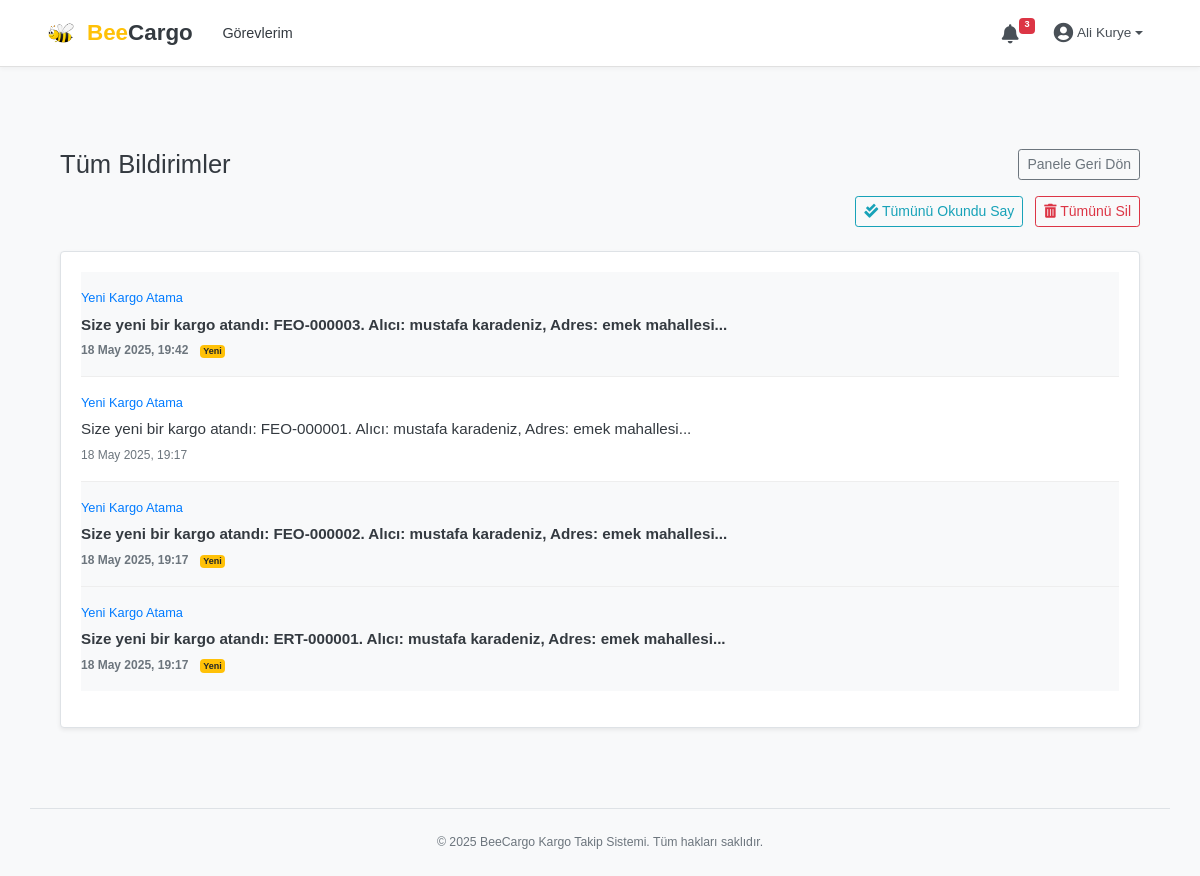
Screenshot of /notifications (signed in) with the database file from the repository.
### app/models.py (models this page shows, shortened)
class Bildirimler(db.Model):
    __tablename__ = 'bildirimler'
    id = db.Column(db.Integer, primary_key=True)
    admin_id = db.Column(db.Integer, db.ForeignKey('admin_kullanicilar.id'), nullable=True)
    isletme_id = db.Column(db.Integer, db.ForeignKey('isletmeler.id'), nullable=True)
    kurye_id = db.Column(db.Integer, db.ForeignKey('kuryeler.id'), nullable=True)
    mesaj = db.Column(db.String(255), nullable=False)
    link = db.Column(db.String(255), nullable=True)
    okundu_mu = db.Column(db.Boolean, default=False, nullable=False)
    bildirim_tipi = db.Column(db.String(50), nullable=True)
    olusturulma_tarihi = db.Column(db.DateTime, default=datetime.now)

### app/routes_common.py (the view)
@bp_common.route('/notifications')
def view_all_notifications():
    if 'admin_id' not in session and 'isletme_id' not in session and 'kurye_id' not in session:
        flash("Bildirimleri görmek için giriş yapmalısınız.", "error")
        return redirect(url_for('bp_common.index'))
    page = request.args.get('page', 1, type=int)
    per_page = 15
    notifications_paginated = None
    user_dashboard_url = url_for('bp_common.index')
    try:
        user_id = None
        query_filter = None
        if 'admin_id' in session:
            user_id = session['admin_id']
            query_filter = Bildirimler.admin_id == user_id
            user_dashboard_url = url_for('bp_admin.dashboard')
        elif 'isletme_id' in session:
            user_id = session['isletme_id']
            query_filter = Bildirimler.isletme_id == user_id
            user_dashboard_url = url_for('bp_business.dashboard')
        elif 'kurye_id' in session:
            user_id = session['kurye_id']
            query_filter = Bildirimler.kurye_id == user_id
            user_dashboard_url = url_for('bp_courier.dashboard')
        if user_id:
            notifications_paginated = Bildirimler.query.filter(
                query_filter
            ).order_by(
                Bildirimler.olusturulma_tarihi.desc()
            ).paginate(page=page, per_page=per_page, error_out=False)
        else:
             return redirect(user_dashboard_url)
    except Exception as e:
        current_app.logger.error(f"Bildirimler çekilirken veritabanı hatası: {e}", exc_info=True)
        flash("Bildirimler yüklenirken bir hata oluştu.", "error")
        return redirect(user_dashboard_url)
    return render_template('notifications.html', notifications_paginated=notifications_paginated)

### app/templates/notifications.html (shortened to what this page needs)
﻿{% extends "base.html" %}
{% block head_extra %}
<link rel="stylesheet" href="https://cdnjs.cloudflare.com/ajax/libs/font-awesome/5.15.3/css/all.min.css">
{% endblock %}
{% block content %}
<div class="container mt-4 mb-5">
    <div class="d-flex justify-content-between align-items-center mb-3">
        <h2 class="mb-0 page-main-title">Tüm Bildirimler</h2>
        {% set back_url = url_for('bp_common.index') %}
        {% if 'admin_id' in session %}
        {% set back_url = url_for('bp_admin.dashboard') %}
        {% elif 'isletme_id' in session %}
        {% set back_url = url_for('bp_business.dashboard') %}
        {% elif 'kurye_id' in session %}
        {% set back_url = url_for('bp_courier.dashboard') %}
        {% endif %}
        <a href="{{ back_url }}" class="btn btn-outline-secondary btn-sm">Panele Geri Dön</a>
    </div>
    {% if notifications_paginated and notifications_paginated.items %}
    <div class="notification-actions">
        <button class="btn btn-sm btn-outline-info" id="markAllReadBtn">
            <i class="fas fa-check-double"></i> Tümünü Okundu Say
        </button>
        <button class="btn btn-sm btn-outline-danger" id="deleteAllBtn">
            <i class="fas fa-trash-alt"></i> Tümünü Sil
        </button>
    </div>
    {% endif %}
    <div class="card shadow-sm">
        <div class="card-body" id="notificationListContainer">
            {% if notifications_paginated and notifications_paginated.items %}
            <ul class="list-unstyled">
                {% for notification in notifications_paginated.items %}
                <li class="notification-list-item {% if not notification.okundu_mu %}unread{% endif %}">
                    {% if notification.bildirim_tipi %}
                    <span class="notification-type">{{ notification.bildirim_tipi | replace('_', ' ') | title }}</span>
                    {% endif %}
                    <a href="{{ notification.link if notification.link else '#' }}" class="text-dark message stretched-link" data-notification-id="{{ notification.id }}">
                        {{ notification.mesaj }}
                    </a>
                    <div class="timestamp mt-1">
                        {{ notification.olusturulma_tarihi.strftime('%d %B %Y, %H:%M') }}
                        {% if not notification.okundu_mu %}
                        <span class="badge badge-warning ml-2">Yeni</span>
                        {% endif %}
                    </div>
                </li>
                {% endfor %}
            </ul>
            {% else %}
            <div class="alert alert-info text-center">
                Görüntülenecek bildirim bulunmamaktadır.
            </div>
            {% endif %}
        </div>
    </div>
</div>
{% endblock %}

### app/static/css/style.css (style rules this page uses)
html { overflow-y: scroll; font-size: 16px; height: 100%; }
body { padding-top: 78px; background-color: #f8f9fa; display: flex; flex-direction: column; min-height: 100%; font-family: 'Poppins', sans-serif; font-size: 0.9rem; color: #212529; line-height: 1.6; }
h2.page-main-title { font-size: 1.6rem; margin-bottom: 1.25rem; color: #343a40; font-weight: 500; }
.card { margin-bottom: 1.5rem; border: 1px solid #dee2e6; box-shadow: 0 0.125rem 0.25rem rgba(0,0,0,.05); }
.notification-list-item { border-bottom: 1px solid #eee; padding-top: 1rem; padding-bottom: 1rem; }
.notification-list-item:last-child { border-bottom: none; }
.notification-list-item.unread { background-color: #f8f9fa; font-weight: bold; }
.notification-list-item .message { font-size: 0.95rem; }
.notification-list-item .timestamp { font-size: 0.75rem; color: #6c757d; }
.notification-list-item .notification-type { font-size: 0.8rem; color: #007bff; font-weight: normal; display: block; margin-bottom: 0.25rem; }

### app/templates/notifications.html (style rules this page uses)
.notification-list-item { border-bottom: 1px solid #eee; padding-top: 1rem; padding-bottom: 1rem; }
.notification-list-item:last-child { border-bottom: none; }
.notification-list-item.unread { background-color: #f8f9fa; font-weight: bold; }
.notification-list-item .message { font-size: 0.95rem; }
.notification-list-item .timestamp { font-size: 0.75rem; color: #6c757d; }
.notification-list-item .notification-type { font-size: 0.8rem; color: #007bff; font-weight: normal; display: block; margin-bottom: 0.25rem; }
.notification-actions { margin-bottom: 1.5rem; text-align: right; }
.notification-actions .btn { margin-left: 0.5rem; }

### rows the page displays
Bildirimler: bildirim_tipi "Yeni Kargo Atama", mesaj "Size yeni bir kargo atandı: FEO-000003. Alıcı: mustafa karadeniz, Adres: emek mahallesi...", olusturulma_tarihi "18 May 2025, 19:42", okundu_mu "Yeni"
Bildirimler: bildirim_tipi "Yeni Kargo Atama", mesaj "Size yeni bir kargo atandı: FEO-000001. Alıcı: mustafa karadeniz, Adres: emek mahallesi...", olusturulma_tarihi "18 May 2025, 19:17"
Bildirimler: bildirim_tipi "Yeni Kargo Atama", mesaj "Size yeni bir kargo atandı: FEO-000002. Alıcı: mustafa karadeniz, Adres: emek mahallesi...", olusturulma_tarihi "18 May 2025, 19:17", okundu_mu "Yeni"
Bildirimler: bildirim_tipi "Yeni Kargo Atama", mesaj "Size yeni bir kargo atandı: ERT-000001. Alıcı: mustafa karadeniz, Adres: emek mahallesi...", olusturulma_tarihi "18 May 2025, 19:17", okundu_mu "Yeni"

### other values shown
{{ unread_notification_count }} "3"
{{ session.get('kurye_ad_soyad', 'Kurye') }} "Ali Kurye"
